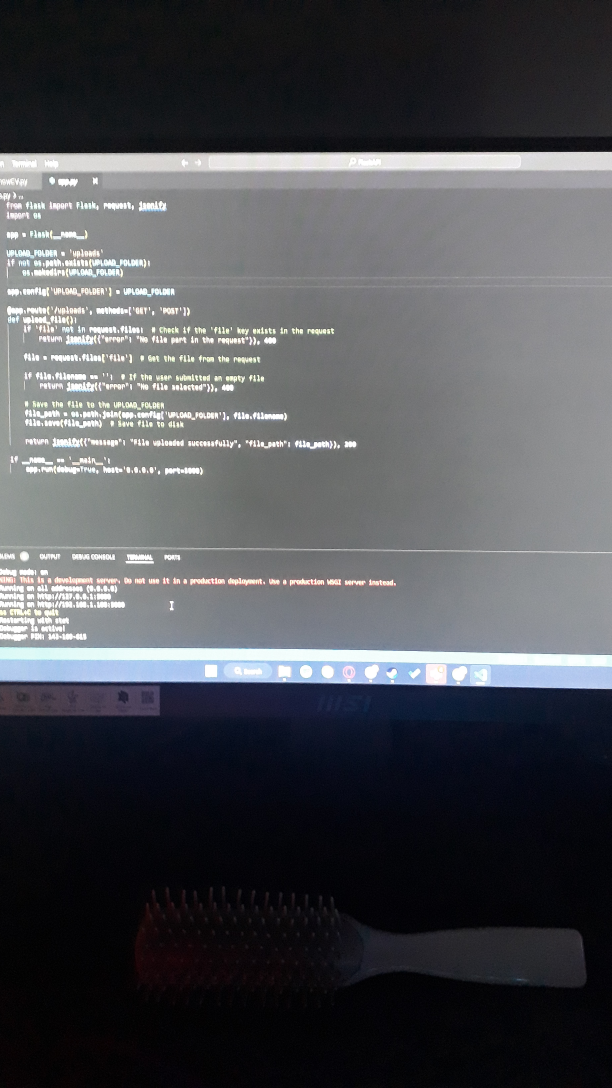
#> input picture uploads/2024-10-11-04-19-33-094.jpg, 1836 x 3264 px (shown at 1/3 size); its folder holds 2 pictures in this run
$ python numpy_img_read.py
#> lines starting #> are read from the running program, lines starting #| are printed output that depends on the picture
import numpy as np
import cv2
import matplotlib.pyplot as plt
import glob

image_paths = glob.glob("D:/VSproject/FlaskAPI/uploads/*.jpg")
for img_path in image_paths:
    img = cv2.imread(img_path)
#> img is the input picture: shape (3264, 1836, 3); mean B, G, R 84, 79.8, 78.3
    img_numpy = np.array(img)
    img_dimention = img_numpy.shape
#> img_dimention = (3264, 1836, 3)

    print(f"Image at {image_paths} has dimention: {img_dimention}")
#| Image at ['uploads/2024-10-11-04-19-33-094.jpg', 'uploads/2024-10-11-05-09-25-401.jpg'] has dimention: (3264, 1836, 3)

    # Resize
    width = 480
    height = 800
    dim = (width, height)

    resized_img = cv2.resize(img_numpy, dim, interpolation = cv2.INTER_AREA)
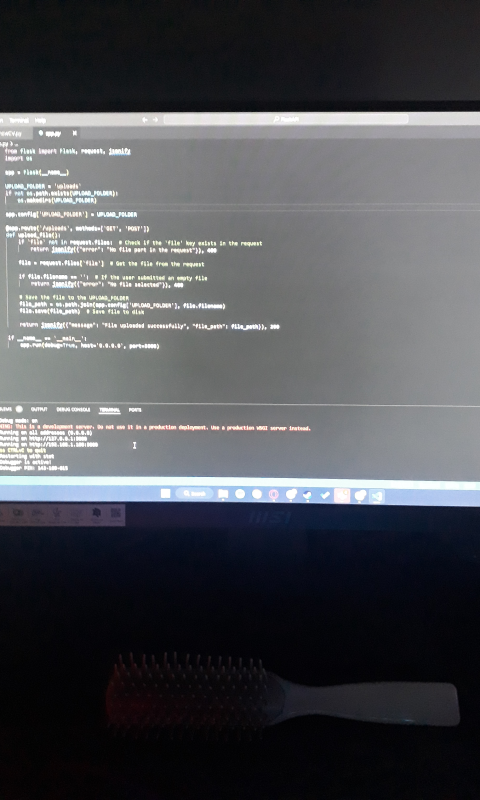
#> resized_img: shape (800, 480, 3); mean B, G, R 84, 79.8, 78.3

    cv2.imshow(f'Image: {image_paths}', resized_img)
    cv2.waitKey(0)
    cv2.destroyAllWindows()
#> pass 2 of the loop `for img_path in image_paths:`:
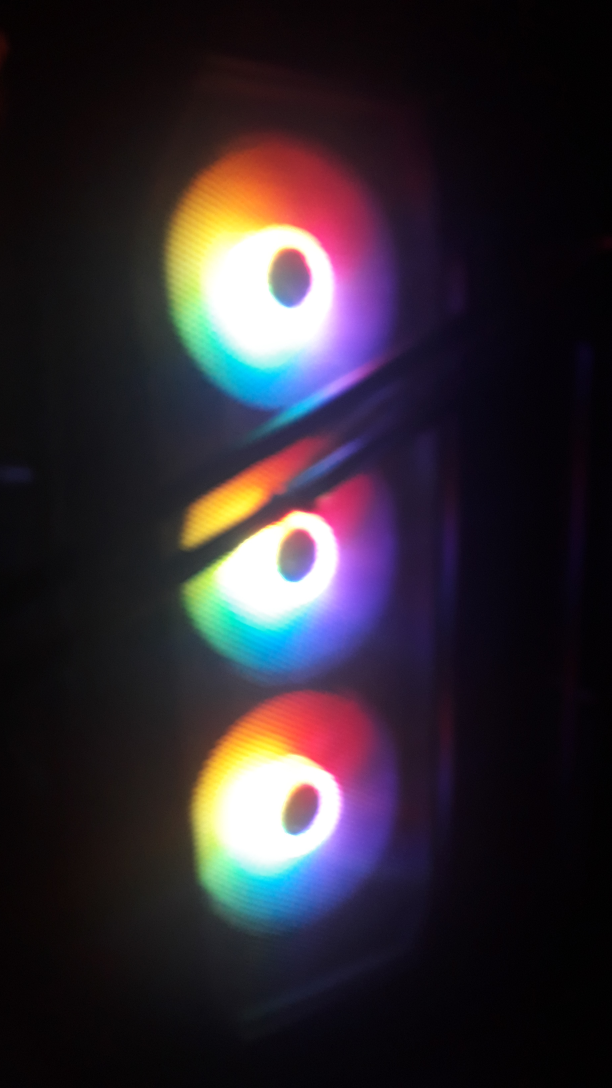
#> input picture uploads/2024-10-11-05-09-25-401.jpg, 1836 x 3264 px (shown at 1/3 size)
#> img is the input picture: shape (3264, 1836, 3); mean B, G, R 48.5, 40.6, 48.2
#| Image at ['uploads/2024-10-11-04-19-33-094.jpg', 'uploads/2024-10-11-05-09-25-401.jpg'] has dimention: (3264, 1836, 3)
#> `resized_img = cv2.resize(img_numpy, dim, interpolation = cv2.INTER_AREA)`:
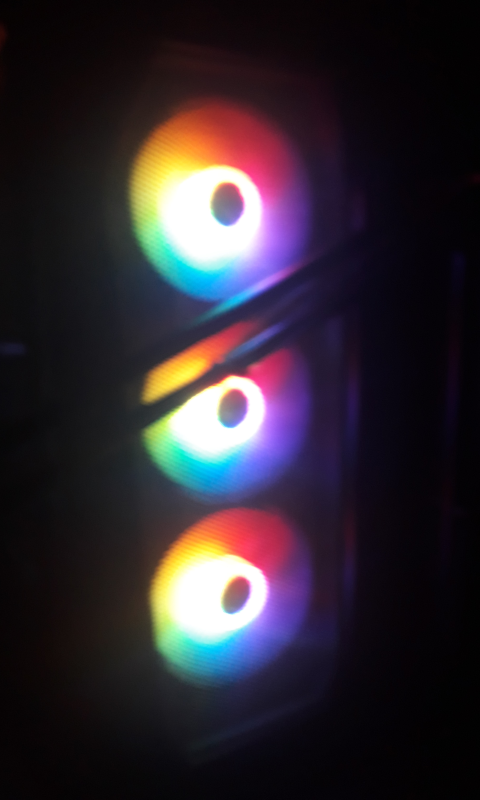
#> resized_img: shape (800, 480, 3); mean B, G, R 48.5, 40.6, 48.2
